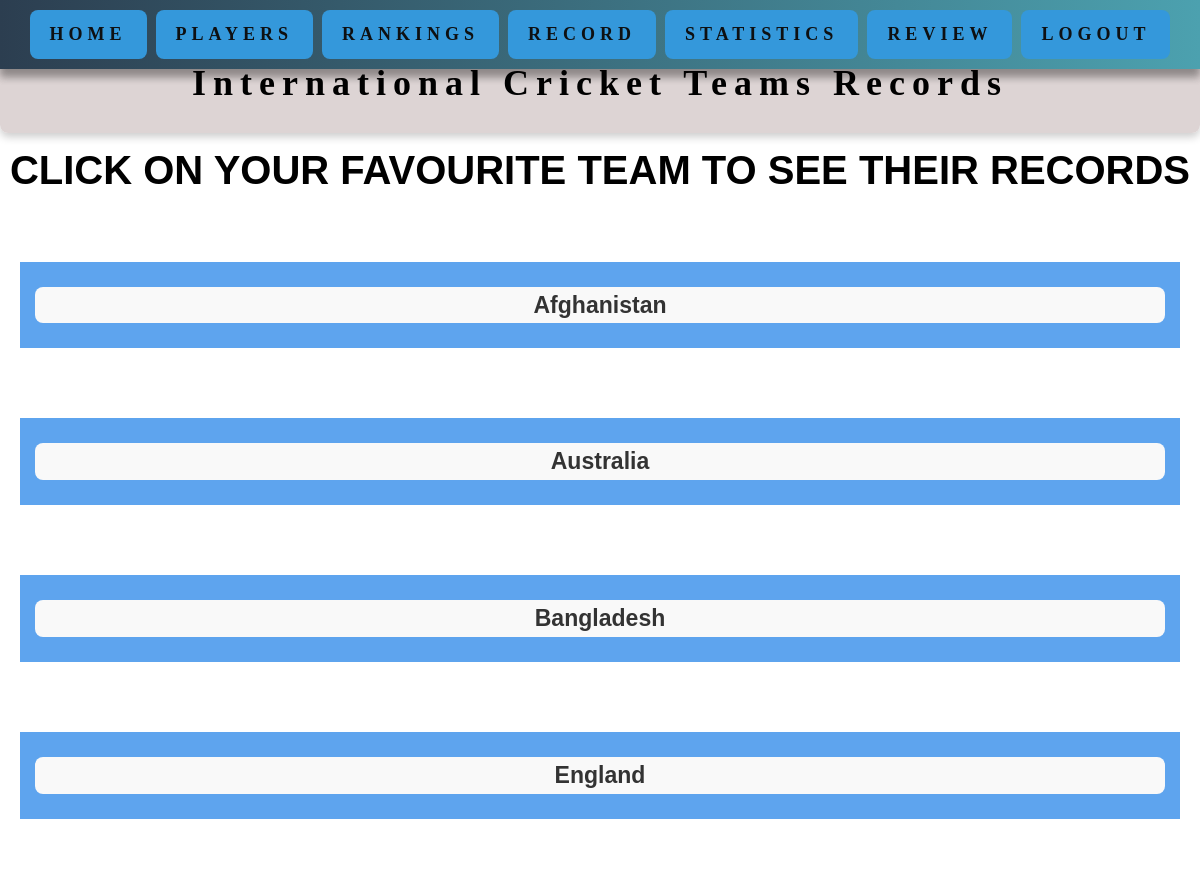
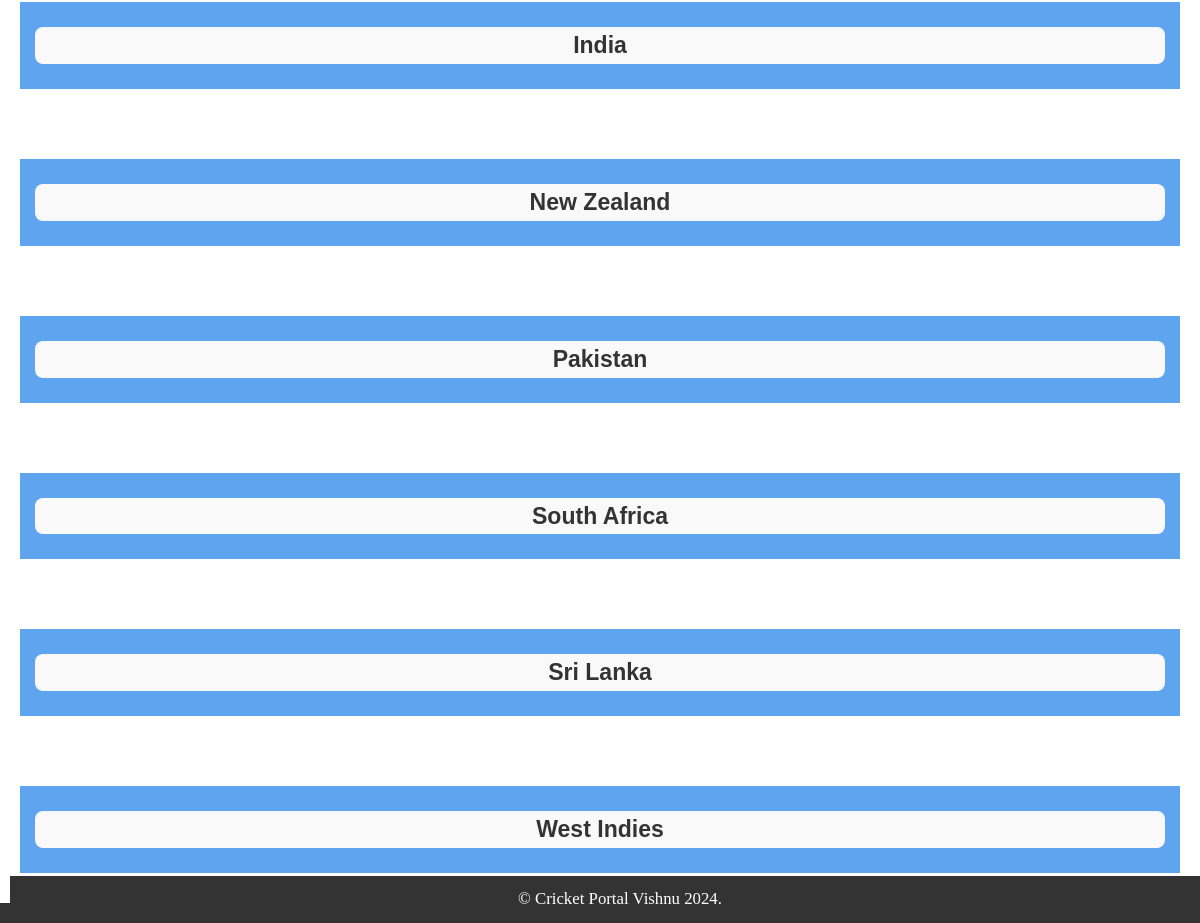
The app's page /Record with its own data (2 pictures, top to bottom).
### tables this page shows
CREATE TABLE Teams (Teamid INTEGER PRIMARY KEY, TeamName TEXT);

### routes.py (the view)
@app.route('/Record')  # Define the route for the 'Record' page
def record():
    conn = get_db_connections()  # Establish DB connection
    cur = conn.cursor()
    cur.execute("""
        SELECT DISTINCT
            t.TeamName AS country,
            tr.record_test,
            o.record_odi,
            t.record_value
        FROM
            test_records tr
        LEFT JOIN
            odi_records o ON tr.Team_id = o.Team_id
        LEFT JOIN
            t20_records t ON tr.Team_id = t.Team_id
        LEFT JOIN
            Teams t ON tr.Team_id = t.Teamid
        ORDER BY
            t.TeamName
    """)
    Crickets = cur.fetchall()  # Fetch all the results from the executed query
    conn.close()  # Close the database connection
    return render_template("Record.html", Crickets=Crickets)

### routes.py (called while the page is built)
def get_db_connections():
    conn = sqlite3.connect(DATABASE)  # Connect to the SQLite database
    conn.row_factory = sqlite3.Row  # Configure the connection to return rows as dictionaries
    return conn  # Return the database connection

### templates/Record.html (shortened to what this page needs)
{% extends "layout.html" %}
{% block content %}
<link rel="stylesheet" href="/static/style.css">
</head>
<body class="recordbody">
   <nav class="Nav-bar">
      <strong><a href="/about">Home</a></strong>
      <strong><a href="/Players">Players</a></strong>
      <strong><a href="/Ranking">Rankings</a></strong>
      <strong><a href="/Record">Record</a></strong>
      <strong><a href="/Stats">Statistics</a></strong>
      <strong><a href="/Review">Review</a></strong>
      <strong><a href="/login">Logout</a></strong>
   </nav>
   <h1 class="stats1">International Cricket Teams Records</h1>
   <p class="recordp">CLICK ON YOUR FAVOURITE TEAM TO SEE THEIR RECORDS</p>
   {% for team in Crickets %}
   <details class="recorddetails">
       <summary class="recordsummary">
           <div class="lines">{{ team[0] }}</div>
       </summary>
   </details>
   {% endfor %}
{% endblock %}

### static/style.css (style rules this page uses)
.Nav-bar { position: fixed; left: 50%; transform: translateX(-50%); width: calc(100% - 20px); top: 0; background: linear-gradient(to right, #2c3e50, #4ca1af); padding: 10px 10px; box-shadow: 0 8px 8px rgba(0, 0, 0, 0.2); text-align: center; letter-spacing: 5px; z-index: 1; }
.Nav-bar { font-family: Dancing Script; font-size: 16px; text-transform: uppercase; text-decoration: none; }
h1 { font-size: 100px; margin: 0; color: #e74c3c; }
p { font-size: 20px; margin: 10px 0; }
a { display: inline-block; padding: 10px 20px; font-size: 18px; color: #db5151; background-color: #3498db; border-radius: 8px; }
.stats1 { position: relative; top: 15px; text-align: center; font-size: 36px; padding: 20px; background-color: rgba(218, 208, 208, 0.9); color: black; font-family: Pinyon Script; margin-top: 20px; margin-bottom: 20px; letter-spacing: 7px; border-radius: 8px; box-shadow: 0 4px 8px rgba(0, 0, 0, 0.2); }
.recordbody { font-family: 'Gill Sans', 'Gill Sans MT', Calibri, 'Trebuchet MS', sans-serif; line-height: 1.6; margin: 0; padding: 0; background-color: lightblueviolet; }
.recorddetails { border-radius: 8px; margin: 20px auto; width: auto; padding: 20px; box-shadow: 0 4px 8px rgba(255, 255, 255, 0.9); transition: box-shadow 0.3s ease-in-out; }
.recordsummary { font-size: 1.3em; font-weight: 600; margin-bottom: 10px; cursor: pointer; padding: 15px; background-color: #5ea4ee; color: whitesmoke; border: none; outline: none; }
.lines { margin: 10px 0; color: #333; }
p { margin-bottom: 1em; }
a { color: #0e1012; text-decoration: underline; }
.recordsummary { font-size: 1.2em; }
.lines { white-space: pre-line; font-weight: bolder; font-size: 1.2em; line-height:1.6em; color: #333; background-color: #f9f9f9; padding: auto; box-shawdow: 0 4px 8px rgba ; border-radius: 8px; text-align: center; }
details summary { list-style:none ; }
.recordp { color: black; font-size: 40px; font-weight: 900; text-align: center; }
a { text-decoration: none; }

### records on screen
Teams: TeamName "Afghanistan"
Teams: TeamName "Australia"
Teams: TeamName "Bangladesh"
Teams: TeamName "England"
Teams: TeamName "India"
Teams: TeamName "New Zealand"
Teams: TeamName "Pakistan"
Teams: TeamName "South Africa"
Teams: TeamName "Sri Lanka"
Teams: TeamName "West Indies"
